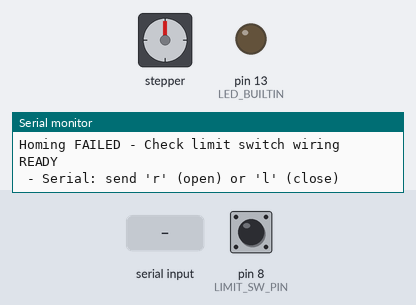
Bench run of a sketch on a simulated Arduino Uno, built with avr-gcc and run on an emulated ATmega328P. On the bench: stepper motor, output pins drawn as LEDs (lit = HIGH), the last lines printed to the serial monitor. Wiring (inferred from the names in the program): stepper motor driver (2000 steps per turn assumed): step pin 2; direction pin 3. The inputs (shaded band) are chosen by the test bench; at power-on: pin 8 (LIMIT_SW_PIN) HIGH. Pins used as bus, display or sensor lines are not drawn.

Above: at 12.2 s.
12.3 s: "l\n" received over Serial
At 13.5 s:
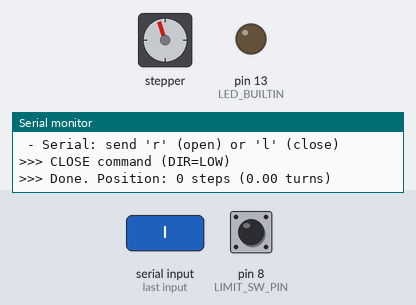
13.8 s: byte 114 ('r') received over Serial
At 14.5 s:
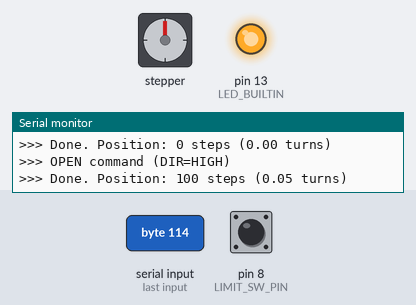
16.9 s: byte 82 ('R') received over Serial
At 18.1 s:
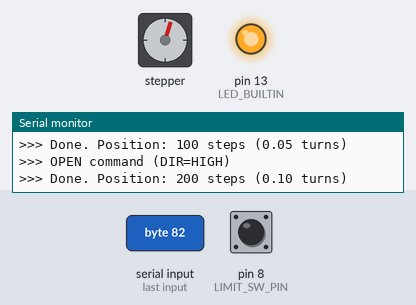
18.4 s: "r\n" received over Serial
At 19.4 s:
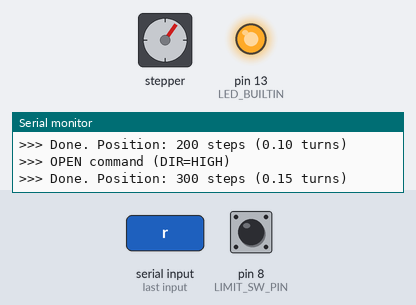
19.9 s: byte 108 ('l') received over Serial
At 20.5 s:
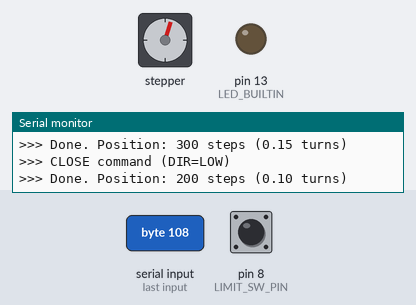
Timing chart, 0 to 22.4 s (numbered marks = the images above; inputs shaded):
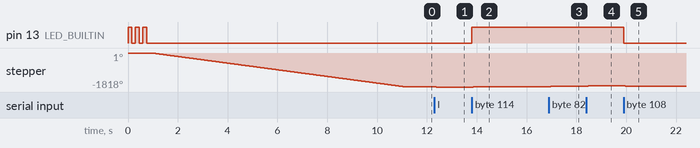

The sketch:

physical_valve_final_v2.ino
```cpp
/*
  Uno R4 WiFi + DM542 valve controller over USB Serial (USB-C)

  - Serial input:
      'r' / 'R' => open valve (100 steps)
      'l' / 'L' => close valve (100 steps)

  Safety:
  - Homes on startup toward close until limit switch triggers -> position = 0
  - Enforces max open travel (MAX_OPEN_TURNS)
  - Never drives further closed once limit switch is hit (resets position to 0)
*/

#include <Arduino.h>

// ---------- Valve I/O ----------
const int PUL_PIN      = 2;   // Step
const int DIR_PIN      = 3;   // Direction
const int LIMIT_SW_PIN = 8;   // Limit switch (pulled to GND when fully closed)

// motion parameters
const int  STEP_DELAY_US        = 125;   // normal speed
const int  HOMING_DELAY_US      = 500;   // homing speed
const int  SLOW_HOMING_DELAY_US = 1000;  // final homing approach
const int  BACKUP_STEPS         = 500;   // quarter turn backup (at 2000 steps/rev)
const int  STEPS_PER_REV        = 2000;  // per your setup
const int  HOMING_TIMEOUT_STEPS = 10000; // safety

const float MAX_OPEN_TURNS = 1.0; // allowed open travel
volatile long currentPosition = 0; // steps from home (0 = fully closed)
const long MAX_OPEN_POSITION = (long)(MAX_OPEN_TURNS * STEPS_PER_REV);

const int CLOSING_DIR = LOW;   // DIR=LOW closes the valve
const int OPENING_DIR = HIGH;  // DIR=HIGH opens the valve

// ---------- Command handling ----------
enum Cmd { CMD_NONE, CMD_OPEN, CMD_CLOSE };
volatile Cmd pendingCmd = CMD_NONE;
bool busy = false;

// ---------- Motion helpers ----------
inline void stepOnce(int delayUs) {
  digitalWrite(PUL_PIN, HIGH);
  delayMicroseconds(delayUs);
  digitalWrite(PUL_PIN, LOW);
  delayMicroseconds(delayUs);
}

void blinkReady() {
  for (int i = 0; i < 3; i++) {
    digitalWrite(LED_BUILTIN, HIGH);
    delay(150);
    digitalWrite(LED_BUILTIN, LOW);
    delay(150);
  }
}

void performHoming() {
  Serial.println("=== HOMING SEQUENCE ===");
  Serial.println("Starting homing routine...");

  // If already at limit, back off first
  if (digitalRead(LIMIT_SW_PIN) == LOW) {
    Serial.println("Already at limit switch. Backing off...");
    digitalWrite(DIR_PIN, OPENING_DIR);
    delay(50);
    for (int i = 0; i < BACKUP_STEPS; i++) {
      stepOnce(HOMING_DELAY_US);
    }
    delay(200);
  }

  // Phase 1: approach at medium speed until limit hits (or timeout)
  Serial.println("Phase 1: Moving to limit switch at medium speed...");
  digitalWrite(DIR_PIN, CLOSING_DIR);
  delay(50);

  int stepCount = 0;
  while (digitalRead(LIMIT_SW_PIN) == HIGH) {
    stepOnce(HOMING_DELAY_US);
    stepCount++;

    if (stepCount > HOMING_TIMEOUT_STEPS) {
      Serial.print("ERROR: Limit switch not found after ");
      Serial.print(HOMING_TIMEOUT_STEPS);
      Serial.println(" steps!");
      Serial.println("Homing FAILED - Check limit switch wiring");
      return;
    }
  }
  Serial.println("Limit switch contacted!");
  delay(200);

  // Phase 2: back up
  Serial.print("Phase 2: Backing up ");
  Serial.print(BACKUP_STEPS);
  Serial.println(" steps...");
  digitalWrite(DIR_PIN, OPENING_DIR);
  delay(50);
  for (int i = 0; i < BACKUP_STEPS; i++) {
    stepOnce(HOMING_DELAY_US);
  }
  delay(200);

  // Phase 3: final slow approach
  Serial.println("Phase 3: Final approach at slow speed...");
  digitalWrite(DIR_PIN, CLOSING_DIR);
  delay(50);

  int slowCount = 0;
  while (digitalRead(LIMIT_SW_PIN) == HIGH) {
    stepOnce(SLOW_HOMING_DELAY_US);
    slowCount++;
    if (slowCount > HOMING_TIMEOUT_STEPS) {
      Serial.println("ERROR: Timeout during slow homing approach!");
      return;
    }
  }

  Serial.println("Homing complete - Limit switch verified!");
  currentPosition = 0;
  Serial.println("Position set to 0 (fully closed)");
  Serial.println("=== HOMING COMPLETE ===");
}

// one "command move" (100 steps per command)
void doOpenCommand() {
  digitalWrite(LED_BUILTIN, HIGH);
  Serial.println(">>> OPEN command (DIR=HIGH)");

  if (currentPosition >= MAX_OPEN_POSITION) {
    Serial.print(">>> At max open position (");
    Serial.print(MAX_OPEN_TURNS);
    Serial.println(" turns). Ignoring.");
    return;
  }

  digitalWrite(DIR_PIN, OPENING_DIR);
  delay(50);

  for (int i = 0; i < 100; i++) {
    if (currentPosition >= MAX_OPEN_POSITION) {
      Serial.println(">>> Max open reached during opening.");
      break;
    }
    stepOnce(STEP_DELAY_US);
    currentPosition++;
  }

  Serial.print(">>> Done. Position: ");
  Serial.print(currentPosition);
  Serial.print(" steps (");
  Serial.print((float)currentPosition / STEPS_PER_REV, 2);
  Serial.println(" turns)");
}

void doCloseCommand() {
  digitalWrite(LED_BUILTIN, LOW);
  Serial.println(">>> CLOSE command (DIR=LOW)");

  if (digitalRead(LIMIT_SW_PIN) == LOW) {
    Serial.println(">>> Already at limit switch. Ignoring.");
    currentPosition = 0;
    return;
  }

  digitalWrite(DIR_PIN, CLOSING_DIR);
  delay(50);

  for (int i = 0; i < 100; i++) {
    if (digitalRead(LIMIT_SW_PIN) == LOW) {
      Serial.println(">>> Limit switch reached during closing!");
      currentPosition = 0;
      break;
    }
    stepOnce(STEP_DELAY_US);
    if (currentPosition > 0) currentPosition--;
    else currentPosition = 0;
  }

  Serial.print(">>> Done. Position: ");
  Serial.print(currentPosition);
  Serial.print(" steps (");
  Serial.print((float)currentPosition / STEPS_PER_REV, 2);
  Serial.println(" turns)");
}

void setup() {
  Serial.begin(115200);
  while (!Serial) {}

  pinMode(LED_BUILTIN, OUTPUT);
  pinMode(PUL_PIN, OUTPUT);
  pinMode(DIR_PIN, OUTPUT);
  pinMode(LIMIT_SW_PIN, INPUT_PULLUP);

  digitalWrite(PUL_PIN, LOW);
  digitalWrite(DIR_PIN, LOW);

  blinkReady();

  // Home first (no reliance on networking)
  performHoming();

  Serial.println("READY");
  Serial.println(" - Serial: send 'r' (open) or 'l' (close)");
}

// Read one meaningful command char from serial, ignoring whitespace/newlines.
// Returns CMD_NONE if nothing useful was read.
Cmd readSerialCmd() {
  while (Serial.available() > 0) {
    char c = (char)Serial.read();

    // ignore common line endings / whitespace
    if (c == '\n' || c == '\r' || c == ' ' || c == '\t') continue;

    if (c == 'r' || c == 'R') return CMD_OPEN;
    if (c == 'l' || c == 'L') return CMD_CLOSE;

    // unknown char: ignore, but print for debugging
    Serial.print("[serial] ignored char: 0x");
    Serial.println((unsigned char)c, HEX);
  }
  return CMD_NONE;
}

void loop() {
  // Update home if limit switch hits unexpectedly
  if (digitalRead(LIMIT_SW_PIN) == LOW && currentPosition != 0) {
    Serial.print("Limit switch triggered! Position was ");
    Serial.print(currentPosition);
    Serial.println(" steps. Resetting to 0.");
    currentPosition = 0;
  }

  // Serial command -> pendingCmd
  Cmd c = readSerialCmd();
  if (c != CMD_NONE) pendingCmd = c;

  // Execute pending command (one at a time)
  if (!busy && pendingCmd != CMD_NONE) {
    busy = true;
    Cmd cmd = pendingCmd;
    pendingCmd = CMD_NONE;

    if (cmd == CMD_OPEN)  doOpenCommand();
    if (cmd == CMD_CLOSE) doCloseCommand();

    busy = false;
  }

  delay(5);
}
```

Measured:
- after the input at 12.3 s, stepper: goes -1801° 0.03 s, then -1818°, starting after 0.05 s
- after the input at 13.8 s, pin 13 (LED_BUILTIN): LOW → HIGH at once; stepper: goes -1817° 0.02 s, then -1800°, starting after 0.05 s
- after the input at 16.9 s, stepper: goes -1799° 0.03 s, then -1782°, starting after 0.05 s
- after the input at 18.4 s, stepper: goes -1781° 0.03 s, then -1764°, starting after 0.05 s
- after the input at 19.9 s, pin 13 (LED_BUILTIN): HIGH → LOW at once; stepper: goes -1765° 0.02 s, then -1782°, starting after 0.05 s
- by itself, stepper: turns 1800° counter-clockwise in 10.1 s
